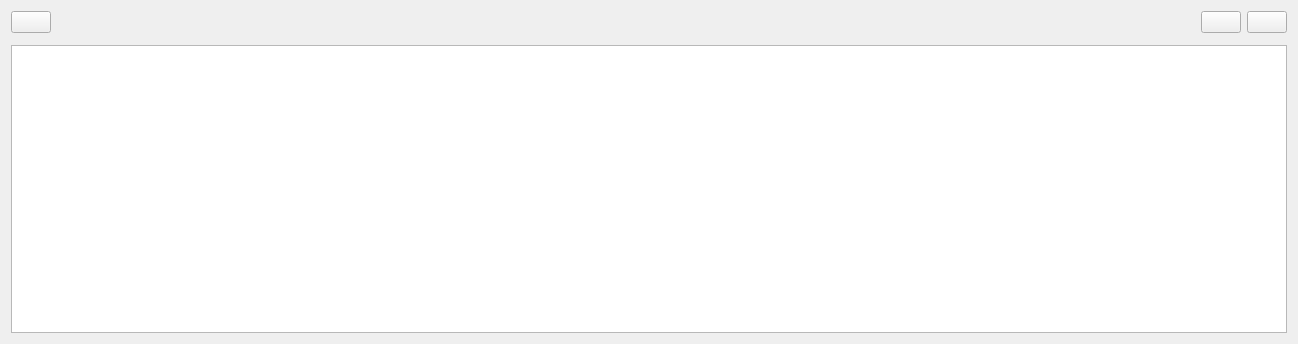
<?xml version="1.0" encoding="UTF-8"?>
<ui version="4.0">
 <class>BicaGraphWidget</class>
 <widget class="QWidget" name="BicaGraphWidget">
  <property name="enabled">
   <bool>true</bool>
  </property>
  <property name="geometry">
   <rect>
    <x>0</x>
    <y>0</y>
    <width>1298</width>
    <height>344</height>
   </rect>
  </property>
  <property name="windowTitle">
   <string>Node Graph</string>
  </property>
  <layout class="QVBoxLayout" name="verticalLayout" stretch="0,0,0">
   <item>
    <layout class="QHBoxLayout" name="horizontalLayout" stretch="0,0,0,0">
     <item>
      <widget class="QPushButton" name="refresh_graph_push_button">
       <property name="toolTip">
        <string>Refresh ROS graph</string>
       </property>
       <property name="iconSize">
        <size>
         <width>16</width>
         <height>16</height>
        </size>
       </property>
      </widget>
     </item>
     <item>
      <spacer name="horizontalSpacer">
       <property name="orientation">
        <enum>Qt::Horizontal</enum>
       </property>
       <property name="sizeHint" stdset="0">
        <size>
         <width>40</width>
         <height>20</height>
        </size>
       </property>
      </spacer>
     </item>
     <item>
      <widget class="QPushButton" name="save_as_svg_push_button">
       <property name="toolTip">
        <string>Save as SVG</string>
       </property>
       <property name="iconSize">
        <size>
         <width>16</width>
         <height>16</height>
        </size>
       </property>
      </widget>
     </item>
     <item>
      <widget class="QPushButton" name="save_as_image_push_button">
       <property name="toolTip">
        <string>Save as image</string>
       </property>
       <property name="iconSize">
        <size>
         <width>16</width>
         <height>16</height>
        </size>
       </property>
      </widget>
     </item>
    </layout>
   </item>
   <item>
    <widget class="QWidget" name="widget" native="true">
     <layout class="QHBoxLayout" name="horizontalLayout_5">
      <property name="leftMargin">
       <number>0</number>
      </property>
      <property name="topMargin">
       <number>0</number>
      </property>
      <property name="rightMargin">
       <number>0</number>
      </property>
      <property name="bottomMargin">
       <number>0</number>
      </property>
      <item>
       <widget class="QWidget" name="widget" native="true">
        <layout class="QHBoxLayout" name="horizontalLayout_5a" stretch="">
         <property name="leftMargin">
          <number>0</number>
         </property>
         <property name="topMargin">
          <number>0</number>
         </property>
         <property name="rightMargin">
          <number>0</number>
         </property>
         <property name="bottomMargin">
          <number>0</number>
         </property>
        </layout>
       </widget>
      </item>
     </layout>
    </widget>
   </item>
   <item>
    <widget class="InteractiveGraphicsView" name="graphics_view">
     <property name="renderHints">
      <set>QPainter::Antialiasing|QPainter::HighQualityAntialiasing|QPainter::SmoothPixmapTransform|QPainter::TextAntialiasing</set>
     </property>
     <property name="resizeAnchor">
      <enum>QGraphicsView::AnchorViewCenter</enum>
     </property>
    </widget>
   </item>
  </layout>
 </widget>
 <customwidgets>
  <customwidget>
   <class>InteractiveGraphicsView</class>
   <extends>QGraphicsView</extends>
   <header>bica_rqt_graph.interactive_graphics_view</header>
  </customwidget>
 </customwidgets>
 <resources/>
 <connections/>
</ui>
